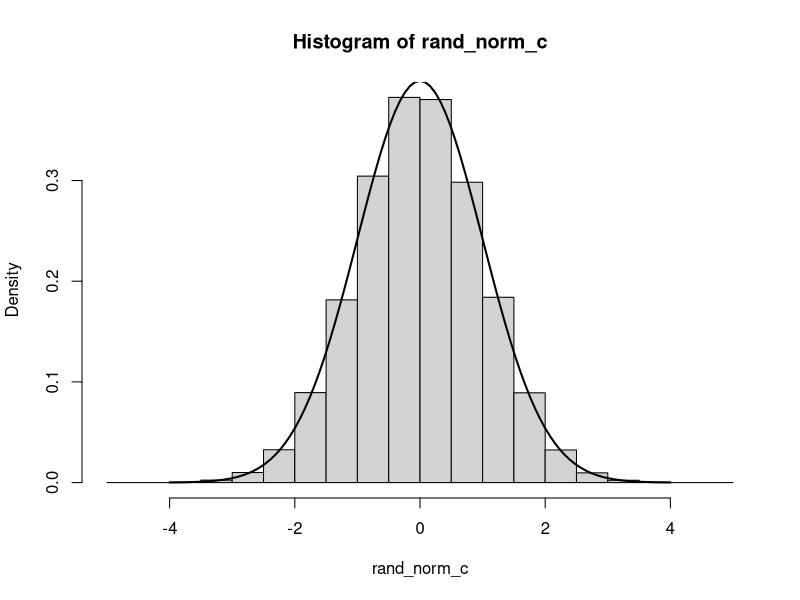

Source code (R): (Note: this script raises an error after producing the figure.)
## ---- chunk 1
#insert the functions which will be used later
#uniform
#norm
#b-s put
MYUNIFORM <- function(inputvar) {
  
  IM1<-2147483563
  IM2<-2147483399
  IA1<-40014
  IA2<-40692
  IQ1<-53668
  IQ2<-52774
  IR1<-12211
  IR2<-3791
  NTAB<-32
  EPS<-1.2e-7
  RNMX<-1.-EPS
  
  IMM1<-IM1-1
  NDIV<-as.integer(1+IMM1/NTAB)
  AM<-1.0/IM1
  idum<-inputvar[1]
  idum2<-123456789
  numran<-inputvar[2]
  ran2<-0
  iy<-0
  iv<-rep(0,NTAB)
  rand_uniform_c<-rep(0,numran)
  icount<-1
  for (icount in 1:numran) {
    if (idum <= 0) {
      idum<-max(-idum,1)
      idum2<-idum
      j<-NTAB+8
      while (j > 0) {
        k=as.integer(idum/IQ1)
        idum<-IA1*(idum-k*IQ1)-k*IR1
        if (idum < 0) {idum=idum+IM1}
        if (j <= NTAB) {iv[j]<-idum}
        j<-j-1
      }
      iy<-iv[1]
    }
    k<-as.integer(idum/IQ1)
    idum<-IA1*(idum-k*IQ1)-k*IR1
    if(idum < 0) {idum=idum+IM1}
    k=as.integer(idum2/IQ2)
    idum2<-IA2*(idum2-k*IQ2)-k*IR2 
    if (idum2 < 0) {idum2<-idum2+IM2}
    j<-as.integer(iy/NDIV)+1
    iy<-iv[j]-idum2
    iv[j]<-idum
    if(iy < 1) {iy<-iy+IMM1}
    ran2<-min(AM*iy,RNMX)
    rand_uniform_c[icount]<-ran2
  }
  return(rand_uniform_c)
}


MYNORM <- function(seed,numran) {
  inputvar<-rep(0,2)
  inputvar[1]<-seed
  inputvar[2]<-numran
  
  rand_uniform_c<-MYUNIFORM(inputvar)
  a0<-2.50662823884
  a1<--18.61500062529
  a2<-41.39119773534
  a3<--25.44106049637
  b0<--8.47351093090
  b1<-23.08336743743
  b2<--21.06224101826
  b3<-3.13082909833
  c0<-0.3374754822726147
  c1<-0.9761690190917186
  c2<-0.1607979714918209
  c3<-0.0276438810333863
  c4<-0.0038405729373609
  c5<-0.0003951896511919
  c6<-0.0000321767881768
  c7<-0.0000002888167364
  c8<-0.0000003960315187
  
  
  inputvar<-c(seed,numran)
  rand_uniform_c<-MYUNIFORM(inputvar)
  #
  # Loop over set of uniform random numbers and transform
  #
  jcount<-1

  rand_norm_c<-rep(0,numran)
  while(jcount <= numran) {
    u<-rand_uniform_c[jcount]
    y<-u-0.5
    if(abs(y) < 0.42) {
      r<-y*y
      x<-y*(((a3*r+a2)*r+a1)*r+a0)/((((b3*r+b2)*r+b1)*r+b0)*r+1)
    } else {
      r<-u
      if(y>0){r<-1-u}
      r<-log(-log(r))
      x<-c0+r*(c1+r*(c2+r*(c3+r*(c4+r*(c5+r*(c6+r*(c7+r*c8)))))))
      if(y<0){x<--x}
    }
    #  cat("JCOUNT",jcount,"",u,"",x,"\n")
    rand_norm_c[jcount]<-x
    jcount=jcount+1
  }
  return(rand_norm_c)
}



MYBSCall<-function(S0,Strike,rf,T,Volatility){
  d1<-(log(S0/Strike)+(rf+0.5*Volatility^2)*T)/(Volatility*sqrt(T))
  d2<-d1-Volatility*sqrt(T)
  Nmd1<-pnorm(d1,mean=0,sd=1)
  Nmd2<-pnorm(d2,mean=0,sd=1)
  c<-S0*Nmd1-Strike*exp(-rf*T)*Nmd2
  return (c)
}
## ---- chunk 2
seed<--999
numran<-100000
rand_norm_c<-MYNORM(seed,numran)
hist(rand_norm_c,xlim=c(-5,5),breaks=20,freq=F)
curve(dnorm(x, mean=0, sd=1),from=-4, to=4,add=TRUE,lwd=2)
## ---- chunk 3


vol<-0.2
results<-matrix(rep(0),nrow=10,ncol=9)
dt<-1/2000
s0<-100
strike<-4
rf<-0.02
q<-0
numpath<-10000
spread_Rets<-rep(0,numpath)
St_Ret<-rep(0,numpath)

jcount<-1 #num of simulation counter
lcount<-1 #norm variable's num
## ---- chunk 4
while(jcount<numpath){
  S_t<-S0
  k1<-105
  k2<-110
  T<-1
  Callp1<-MYBSCall(S_t,k1,rf,T,vol)
  Callp2<-MYBSCall(S_t,k2,rf,T,vol)
  spread_val_0<-Callp2-Callp1
  
  for(kcount in 1:1000){
  S_t1<-S_t*exp((rf-q-0.5*vol*vol)*dt+vol*sqrt(dt)*rand_norm_c[lcount])
  if(kcount>999){
    if(S_t1<=k1){
      spread_val_end<-spread_val_0
      spread_Rets[jcount]<-(spread_val_end-spread_val_0)*exp(-rf*T)/spread_val_0
    }else if(S_t1<k2){
      spread_val_end<-spread_val_0+S_t1-k1
      spread_Rets[jcount]<-(spread_val_end-spread_val_0)*exp(-rf*T)/spread_val_0
    }else{
      spread_val_end<-spread_val_0+k2-k1
      spread_Rets[jcount]<-(spread_val_end-spread_val_0)*exp(-rf*T)/spread_val_0
    }
  }
  S_t<-S_t1
  }
  jcount<-jcount+1
  lcount<-lcount+1
}





## ---- chunk 5
mean(spread_Rets)
var(spread_Rets)
hist(spread_Rets)
spread_Rets
